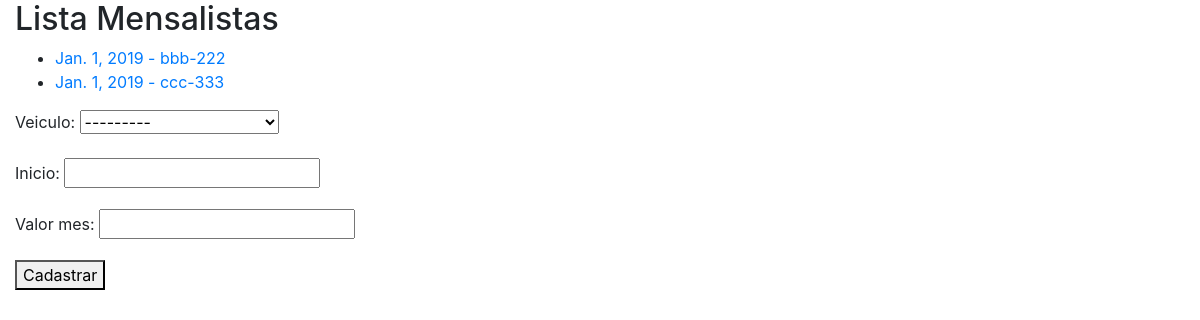
/core/mensalistas, run on the app's committed database.
### core/models.py (models this page shows, shortened)
class Mensalista(models.Model):
    veiculo = models.ForeignKey(Veiculo, on_delete=models.CASCADE)
    inicio = models.DateField()
    valor_mes = models.DecimalField(max_digits=6,decimal_places=2)

class Veiculo(models.Model):
    marca = models.ForeignKey(Marca,  on_delete = models.CASCADE)
    proprietario = models.ForeignKey(Pessoa,  on_delete = models.CASCADE)
    placa = models.CharField(max_length=7)
    cor = models.CharField(max_length=15)
    observacoes = models.TextField()
    def __str__(self):
        return self.marca.nome + ' - ' + self.placa

### core/views.py (the view)
# urls.py: path('mensalistas', mensalistas_lista, name='core_mensalistas_lista'),
def mensalistas_lista(request):
    lista = Mensalista.objects.all() #efetua a busca no banco de todos os objetos dessa classe
    form = MensalistaForm()
    data  = {'mensalistas':lista , 'form': form}
    return render(request, 'core/mensalista_lista.html', data)

### core/form.py
class MensalistaForm(ModelForm):
    class Meta:
        model = Mensalista
        fields = '__all__'

### core/templates/core/mensalista_lista.html (shortened to what this page needs)
{% extends 'base.html' %}
{% block main %}
    <h2>Lista Mensalistas</h2>
    <ul>
        {% for item_da_vez in mensalistas %}
        <li>
            <a href = "{% url 'core_mensalistas_update' item_da_vez.id%}" >  {{item_da_vez.inicio}} - {{item_da_vez.veiculo.placa}} </a>
        </li>
        {%endfor%}
    </ul>
    <form action="{% url 'core_mensalistas_novo' %}" method="POST">
        {{form.as_p}}
        <button type="submit">Cadastrar</button>
    </form>
{% endblock %}

### data on the page
Mensalista: inicio "Jan. 1, 2019", veiculo.placa "bbb-222"
Mensalista: inicio "Jan. 1, 2019", veiculo.placa "ccc-333"
